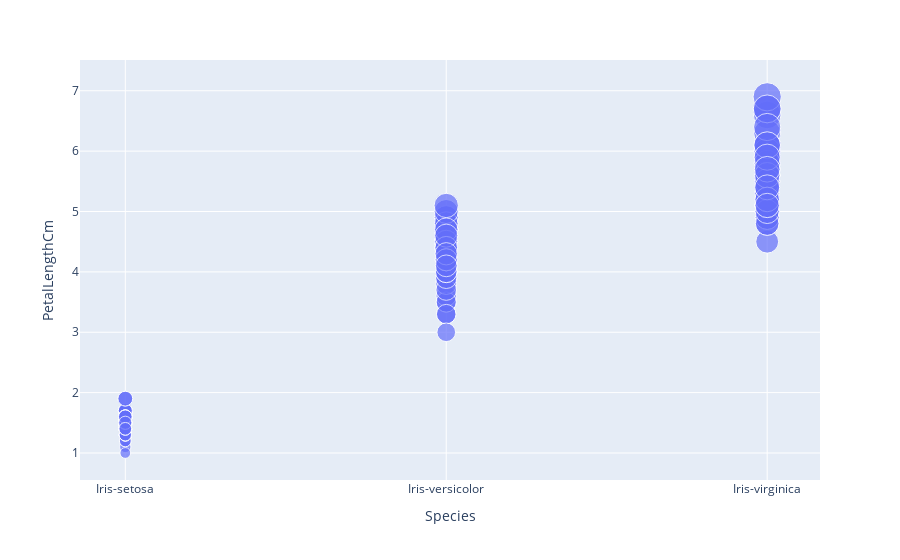

Notebook code cell kept with this figure:
### Code cell
px.scatter(iris,x='Species',y='PetalLengthCm',size='PetalLengthCm')

### Figure 1 — Plotly figure (JSON) as saved in the notebook; plotly's stock layout.template omitted (floating-point values rounded to 4 significant figures; data arrays with more than 128 entries replaced by an {"elided": "..."} marker saying what was removed)
{"data": [{"hovertemplate": "Species=%{x}<br>PetalLengthCm=%{marker.size}<extra></extra>", "legendgroup": "", "marker": {"color": "#636efa", "size": {"elided": "150 float values"}, "sizemode": "area", "sizeref": 0.01725, "symbol": "circle"}, "mode": "markers", "name": "", "orientation": "v", "showlegend": false, "type": "scatter", "x": {"elided": "150 str values"}, "xaxis": "x", "y": {"elided": "150 float values"}, "yaxis": "y"}], "layout": {"legend": {"itemsizing": "constant", "tracegroupgap": 0}, "margin": {"t": 60}, "xaxis": {"anchor": "y", "domain": [0, 1], "title": {"text": "Species"}}, "yaxis": {"anchor": "x", "domain": [0, 1], "title": {"text": "PetalLengthCm"}}}}
